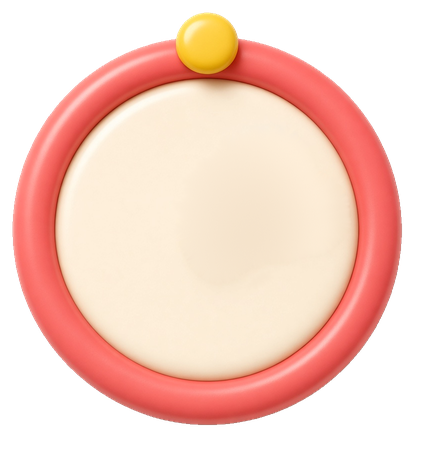
#> input picture assets/clock_parts/body.png, 441 x 470 px
$ python -i build_clock_color.py   (imports and definitions only)
#> lines starting #> are read from the running program, lines starting #| are printed output that depends on the picture
#!/usr/bin/env python3
"""HUD 시계 색 바꾸기 (3D 폴더 전용) — 빨강 · 노랑 · 주황 · 파랑 시계를 핑크 · 보라 계열로

  python3 tools/build_clock_color.py        → gl/media/clock/<테마>/{body,hand_orange,hand_blue,still}.png

- 원래 조각(assets/clock_parts/*.png, 원래 게임에서 복사)은 그대로 두고, 색만 바꾼 복사본을 만들어요.
  gl/clock-color.js가 시계 그림 주소를 이 복사본으로 바꿔 끼워요 (?clock=purple · ?clock=off).
- 부분마다(테두리 · 꼭지 · 긴 바늘 · 화살 바늘) 평균색을 목표색으로 옮기고, 명암(밝기 · 채도 차이)은 그대로 둬요.
  가운데 크림색 얼굴과 바늘 꼭지(cap)는 그대로.
- PIL만 써요 (동기화.command가 쓰는 시스템 python3에서도 돌게).
"""
import colorsys
import json
import math
import pathlib
import re

from PIL import Image, ImageDraw, ImageFilter

ROOT = pathlib.Path(__file__).resolve().parent.parent
SRC = ROOT / 'assets' / 'clock_parts'
OUT = ROOT / 'gl' / 'media' / 'clock'


def oklch(L, C, h):
    """OKLCH → sRGB (0~255) — 목표색을 눈에 보이는 밝기 기준으로 정하려고"""
    a, b = C * math.cos(math.radians(h)), C * math.sin(math.radians(h))
    l_, m_, s_ = L + .3963377774 * a + .2158037573 * b, L - .1055613458 * a - .0638541728 * b, L - .0894841775 * a - 1.2914855480 * b
    l, m, s = l_ ** 3, m_ ** 3, s_ ** 3
    lin = (4.0767416621 * l - 3.3077115913 * m + .2309699292 * s,
           -1.2684380046 * l + 2.6097574011 * m - .3413193965 * s,
           -.0041960863 * l - .7034186147 * m + 1.7076147010 * s)
    enc = lambda x: 12.92 * x if x <= .0031308 else 1.055 * x ** (1 / 2.4) - .055
    return tuple(max(0, min(255, round(enc(max(0., x)) * 255))) for x in lin)


# 테마: 부분마다 목표 평균색 (OKLCH 밝기 L · 채도 C · 색상 h)
THEMES = {
    # 핑크: 테두리 사탕 핑크 · 꼭지 연보라 · 긴 바늘 보라 · 화살 바늘 진분홍
    'pink': {'ring': oklch(.72, .15, 355), 'knob': oklch(.80, .10, 302),
             'hand_orange': oklch(.56, .17, 296), 'hand_blue': oklch(.64, .19, 356)},
    # 보라: 테두리 라벤더 보라 · 꼭지 연분홍 · 긴 바늘 진분홍 · 화살 바늘 진보라
    'purple': {'ring': oklch(.65, .15, 298), 'knob': oklch(.82, .10, 355),
               'hand_orange': oklch(.64, .19, 356), 'hand_blue': oklch(.50, .16, 288)},
}
#> further down, picture is the input picture: PIL image 441x470 RGBA; mean R, G, B, A 144, 108, 96.6, 147.7


def hsv_bytes(im):
    """RGBA → (h, s, v, a) 0~255 바이트 4개"""
    r, g, b, a = im.split()
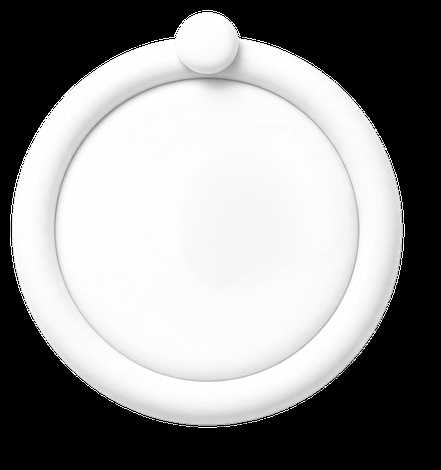
#> r: PIL image 441x470 L; min 0, max 255, mean 144
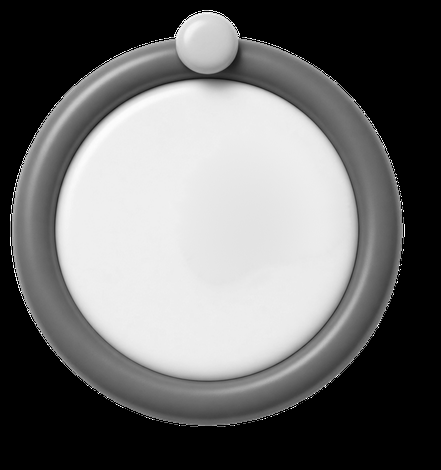
#> g: PIL image 441x470 L; min 0, max 255, mean 108
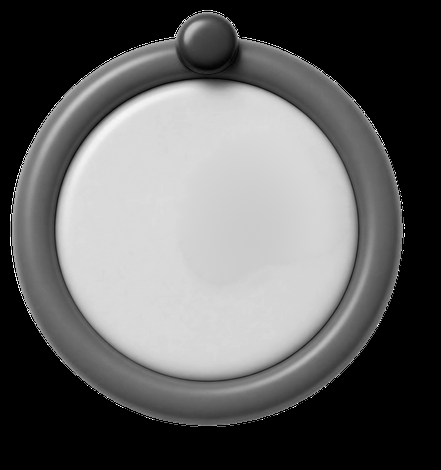
#> b: PIL image 441x470 L; min 0, max 255, mean 96.6
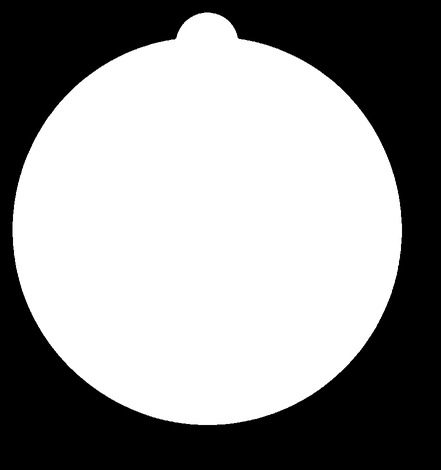
#> a: PIL image 441x470 L; min 0, max 255, mean 147.7
    h, s, v = Image.merge('RGB', (r, g, b)).convert('HSV').split()
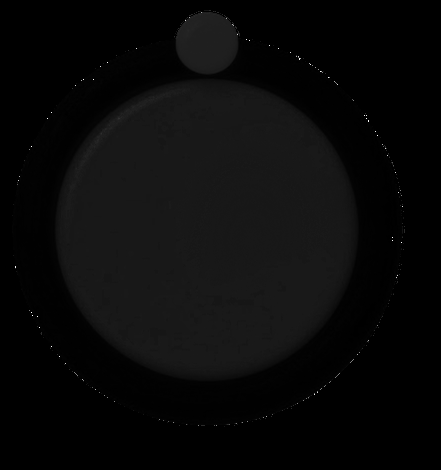
#> h: PIL image 441x470 L; min 0, max 254, mean 9.1
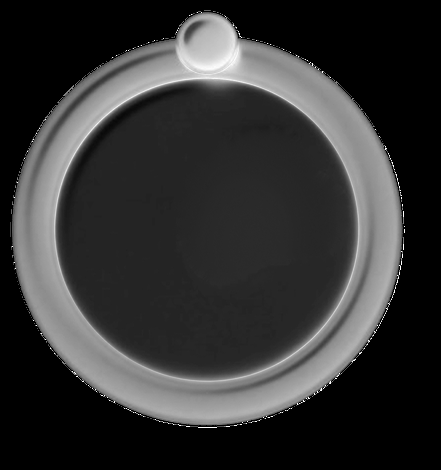
#> s: PIL image 441x470 L; min 0, max 255, mean 50.5
    return h.tobytes(), s.tobytes(), v.tobytes(), a.tobytes()


# [151 lines left out: functions mean_hsv, shifted, hue_mask, knob_circle, main, not called in this run]


# [2 lines not run here, left out]

>>> from PIL import Image
>>> picture = Image.open('../assets/clock_parts/body.png')
>>> result = hsv_bytes(picture)
